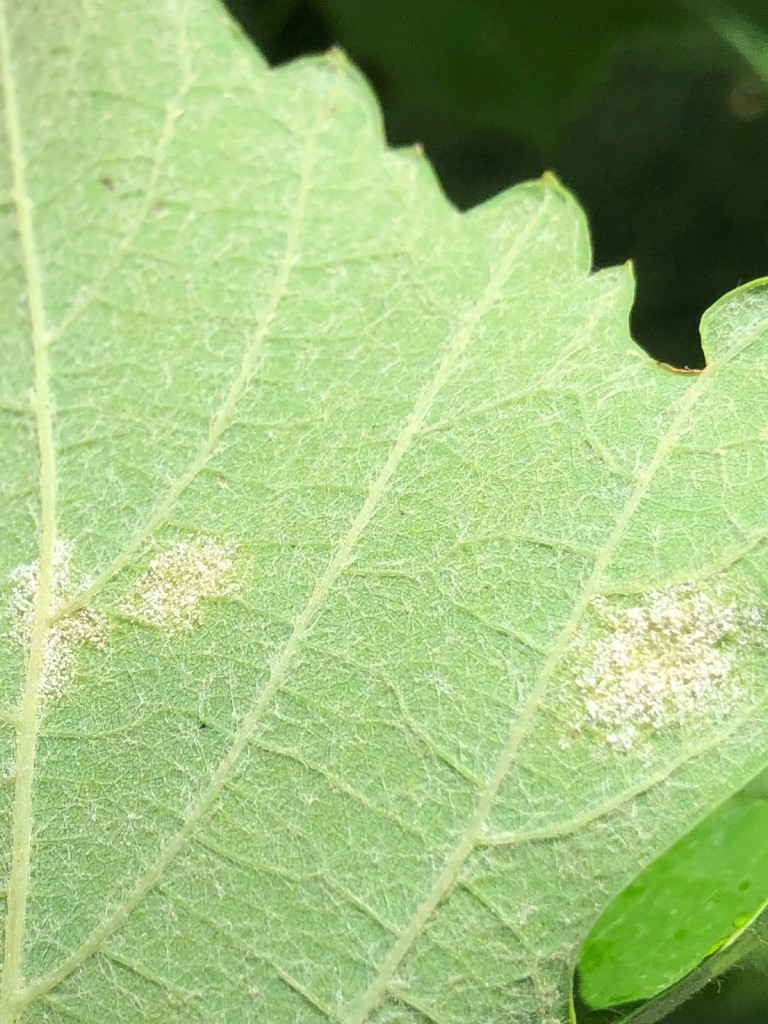
#> input picture examples/downy_early_leaf_bottom_ex1.jpg, 768 x 1024 px
$ python -i crop_send.py   (imports and definitions only)
#> lines starting #> are read from the running program, lines starting #| are printed output that depends on the picture
# cropping given img to 512x512
import argparse
from PIL import Image

def crop_resize_512(in_path: str, out_path: str):
    # open the img
#> called with out_path = 'out.png'
    img = Image.open(in_path).convert("RGB")
#> img is the input picture: PIL image 768x1024 RGB; mean R, G, B 161, 192.6, 127.2
    w, h = img.size
#> w = 768; h = 1024
    side = min(w, h)
#> side = 768
    img = img.crop(((w-side)//2, (h-side)//2, (w+side)//2, (h+side)//2))
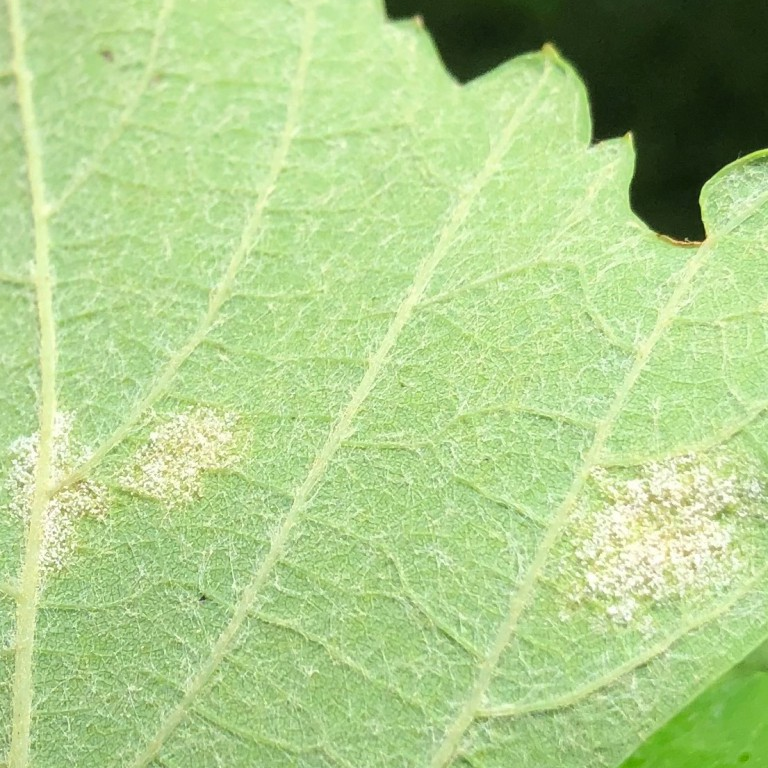
#> img: PIL image 768x768 RGB; mean R, G, B 174.7, 206.1, 139.9
    img = img.resize((512, 512), Image.LANCZOS)
#> img: PIL image 512x512 RGB
    img.save(out_path, "PNG")
    # [17 lines of commented-out code are left out]

>>> result = crop_resize_512('../examples/downy_early_leaf_bottom_ex1.jpg', 'out.png')

$ run again, on examples/downy_early_leaf_bottom_ex2.jpg
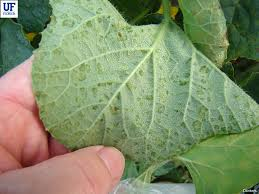
#> input picture examples/downy_early_leaf_bottom_ex2.jpg, 259 x 194 px
#> in crop_resize_512, img is the input picture: PIL image 259x194 RGB; mean R, G, B 129.4, 143, 105.7
#> in crop_resize_512, `img = img.crop(((w-side)//2, (h-side)//2, (w+side)//2, (h+side)//2))`:
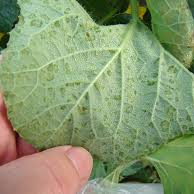
#> img: PIL image 194x194 RGB; mean R, G, B 134.6, 151.9, 111

$ run again, on examples/downy_early_leaf_bottom_ex3.jpg
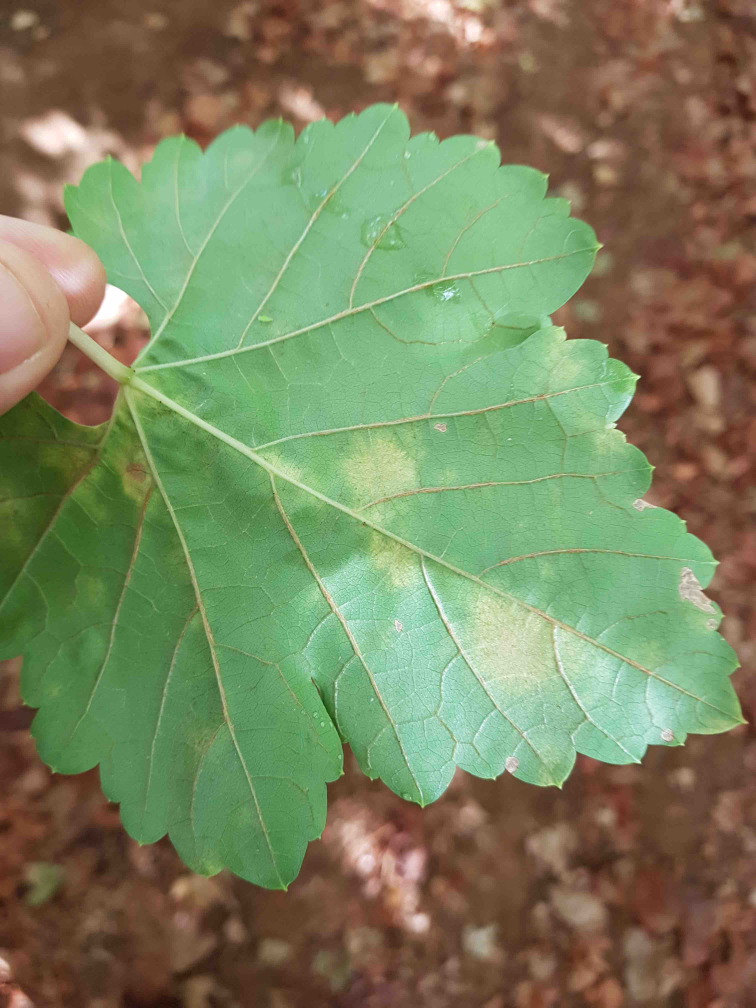
#> input picture examples/downy_early_leaf_bottom_ex3.jpg, 3024 x 4032 px (shown at 1/4 size)
#> in crop_resize_512, img is the input picture: PIL image 3024x4032 RGB; mean R, G, B 122.7, 131.9, 94.9
#> in crop_resize_512, `img = img.crop(((w-side)//2, (h-side)//2, (w+side)//2, (h+side)//2))`:
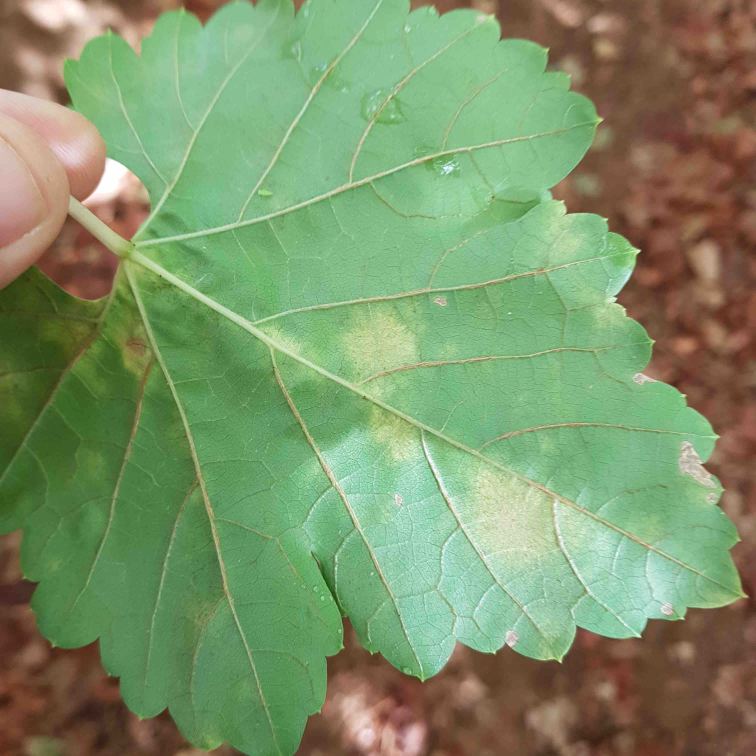
#> img: PIL image 3024x3024 RGB (shown at 1/4 size); mean R, G, B 124.7, 148.1, 105.8
#> in crop_resize_512, `img = img.resize((512, 512), Image.LANCZOS)`:
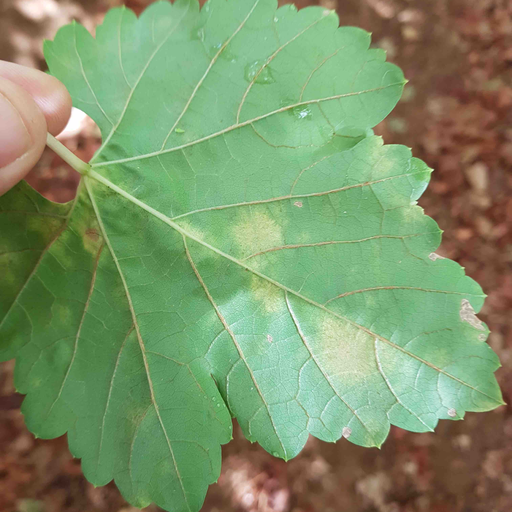
#> img: PIL image 512x512 RGB; mean R, G, B 124.7, 148.1, 105.8
